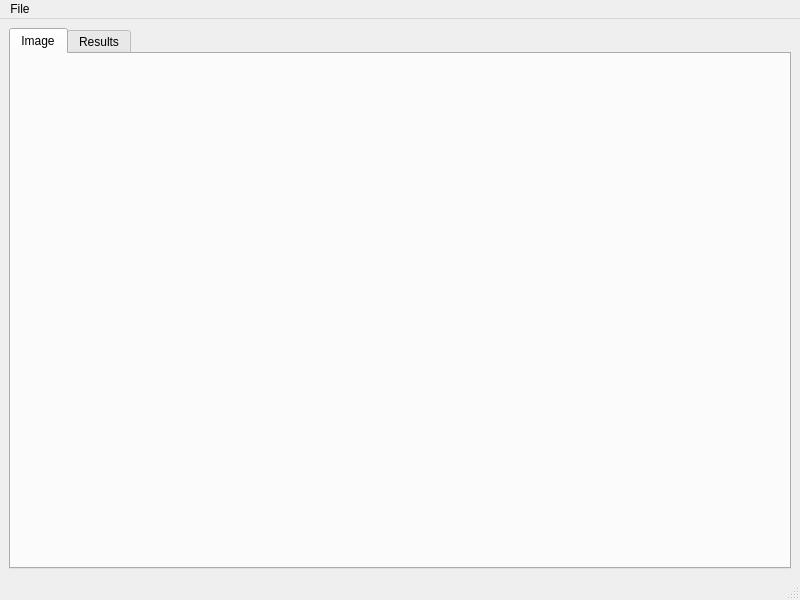
<?xml version="1.0" encoding="UTF-8"?>
<ui version="4.0">
 <class>ImageDrawMainWindow</class>
 <widget class="QMainWindow" name="ImageDrawMainWindow">
  <property name="geometry">
   <rect>
    <x>0</x>
    <y>0</y>
    <width>800</width>
    <height>600</height>
   </rect>
  </property>
  <property name="windowTitle">
   <string>ImageDraw</string>
  </property>
  <widget class="QWidget" name="centralwidget">
   <layout class="QVBoxLayout" name="verticalLayout">
    <item>
     <widget class="QTabWidget" name="_tabWidget">
      <property name="currentIndex">
       <number>0</number>
      </property>
      <widget class="QWidget" name="_imageTab">
       <attribute name="title">
        <string>Image</string>
       </attribute>
      </widget>
      <widget class="QWidget" name="_dataTab">
       <attribute name="title">
        <string>Results</string>
       </attribute>
      </widget>
     </widget>
    </item>
   </layout>
  </widget>
  <widget class="QMenuBar" name="menubar">
   <property name="geometry">
    <rect>
     <x>0</x>
     <y>0</y>
     <width>800</width>
     <height>31</height>
    </rect>
   </property>
   <widget class="QMenu" name="menuFile">
    <property name="title">
     <string>File</string>
    </property>
    <addaction name="_actionLoad_Image"/>
    <addaction name="separator"/>
    <addaction name="_actionSave_Data"/>
    <addaction name="separator"/>
    <addaction name="_actionPrint_Table"/>
    <addaction name="_actionSave_Image"/>
    <addaction name="separator"/>
    <addaction name="_actionExit"/>
   </widget>
   <addaction name="menuFile"/>
  </widget>
  <widget class="QStatusBar" name="statusbar"/>
  <action name="_actionLoad_Image">
   <property name="text">
    <string>Load Image</string>
   </property>
  </action>
  <action name="_actionSave_Data">
   <property name="text">
    <string>Save Data</string>
   </property>
  </action>
  <action name="_actionSave_Image">
   <property name="text">
    <string>Save Image</string>
   </property>
  </action>
  <action name="_actionExit">
   <property name="text">
    <string>Exit</string>
   </property>
  </action>
  <action name="_actionPrint_Table">
   <property name="text">
    <string>Print Table</string>
   </property>
  </action>
 </widget>
 <resources/>
 <connections>
  <connection>
   <sender>_actionLoad_Image</sender>
   <signal>triggered()</signal>
   <receiver>ImageDrawMainWindow</receiver>
   <slot>load_image()</slot>
   <hints>
    <hint type="sourcelabel">
     <x>-1</x>
     <y>-1</y>
    </hint>
    <hint type="destinationlabel">
     <x>399</x>
     <y>299</y>
    </hint>
   </hints>
  </connection>
  <connection>
   <sender>_actionSave_Data</sender>
   <signal>triggered()</signal>
   <receiver>ImageDrawMainWindow</receiver>
   <slot>save_data()</slot>
   <hints>
    <hint type="sourcelabel">
     <x>-1</x>
     <y>-1</y>
    </hint>
    <hint type="destinationlabel">
     <x>399</x>
     <y>299</y>
    </hint>
   </hints>
  </connection>
  <connection>
   <sender>_actionSave_Image</sender>
   <signal>triggered()</signal>
   <receiver>ImageDrawMainWindow</receiver>
   <slot>save_image()</slot>
   <hints>
    <hint type="sourcelabel">
     <x>-1</x>
     <y>-1</y>
    </hint>
    <hint type="destinationlabel">
     <x>399</x>
     <y>299</y>
    </hint>
   </hints>
  </connection>
  <connection>
   <sender>_actionExit</sender>
   <signal>triggered()</signal>
   <receiver>ImageDrawMainWindow</receiver>
   <slot>close()</slot>
   <hints>
    <hint type="sourcelabel">
     <x>-1</x>
     <y>-1</y>
    </hint>
    <hint type="destinationlabel">
     <x>399</x>
     <y>299</y>
    </hint>
   </hints>
  </connection>
  <connection>
   <sender>_actionPrint_Table</sender>
   <signal>triggered()</signal>
   <receiver>ImageDrawMainWindow</receiver>
   <slot>print_table()</slot>
   <hints>
    <hint type="sourcelabel">
     <x>-1</x>
     <y>-1</y>
    </hint>
    <hint type="destinationlabel">
     <x>399</x>
     <y>299</y>
    </hint>
   </hints>
  </connection>
 </connections>
</ui>
